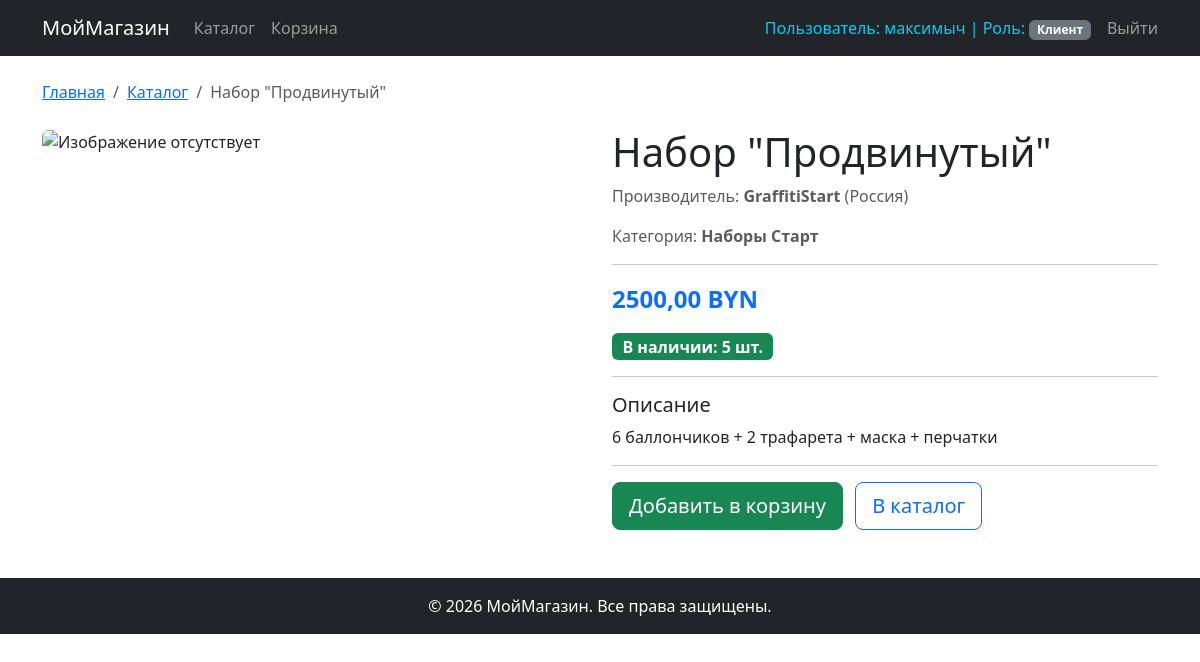
The page /shop/catalog/15/ (signed in) on the database its author committed.
### shop/models.py (models this page shows, shortened)
class Profile(models.Model):
    ROLE_CHOICES = [
        ('CUSTOMER', 'Клиент'),
        ('MANAGER', 'Менеджер'),
        ('ADMIN', 'Администратор'),
    ]
    user = models.OneToOneField(User, on_delete=models.CASCADE, verbose_name="Пользователь")
    role = models.CharField(max_length=20, choices=ROLE_CHOICES, default='CUSTOMER', verbose_name="Роль")
    full_name = models.CharField(max_length=255, blank=True, null=True, verbose_name="ФИО")
    phone = models.CharField(max_length=20, blank=True, null=True, verbose_name="Телефон")
    address = models.TextField(blank=True, null=True, verbose_name="Адрес")
    class Meta:
        verbose_name = "Профиль пользователя"
        verbose_name_plural = "Профили пользователей"

class Product(models.Model):
    name=models.CharField(max_length=200)
    description=models.TextField()
    products_photo=models.ImageField()
    price=models.DecimalField(decimal_places=2,max_digits=10)
    quantity=models.IntegerField()
    category=models.ForeignKey(ProductCategory,on_delete=models.CASCADE)
    manufacter=models.ForeignKey(Manufacter,on_delete=models.CASCADE)

class Manufacter(models.Model):
    name=models.CharField(max_length=100)
    country=models.CharField()
    description=models.TextField()

class ProductCategory(models.Model):
    name=models.CharField(max_length=100)
    description=models.TextField()

### shop/views.py (the view)
# urls.py: path('catalog/<int:pk>/', views.produkt_detail, name='product_detail'),
def produkt_detail(request,pk):
    product = Product.objects.get(pk=pk)
    return render(request,'newproductdetail.html',{'product':product})

### shop/templates/newproductdetail.html (shortened to what this page needs)
{% extends 'base.html' %}
{% load static %}
{% block content %}
<nav aria-label="breadcrumb" class="mb-4">
    <ol class="breadcrumb">
        <li class="breadcrumb-item"><a href="{% url 'home' %}">Главная</a></li>
        <li class="breadcrumb-item"><a href="{% url 'catalog' %}">Каталог</a></li>
        <li class="breadcrumb-item active">{{ product.name }}</li>
    </ol>
</nav>
<div class="row">
    <div class="col-md-6 mb-4">
        {% if product.products_photo %}
            <img src="{{ product.products_photo.url }}" class="img-fluid rounded" alt="{{ product.name }}">
        {% else %}
            <img src="{% static 'images/no-photo.png' %}" class="img-fluid rounded" alt="Изображение отсутствует">
        {% endif %}
    </div>
    <div class="col-md-6">
        <h1>{{ product.name }}</h1>
        <p class="text-muted">
            Производитель: <strong>{{ product.manufacter.name }}</strong>
            {% if product.manufacter.country %}
                ({{ product.manufacter.country }})
            {% endif %}
        </p>
        <p class="text-muted">
            Категория: <strong>{{ product.category.name }}</strong>
        </p>
        <hr>
        <p class="fs-4 fw-bold text-primary">{{ product.price }} BYN</p>
        <p>
            {% if product.quantity > 0 %}
                <span class="badge bg-success fs-6">В наличии: {{ product.quantity }} шт.</span>
            {% else %}
                <span class="badge bg-danger fs-6">Нет в наличии</span>
            {% endif %}
        </p>
        <hr>
        <h5>Описание</h5>
        <p>{{ product.description }}</p>
        <hr>
        {% if product.quantity > 0 %}
            <a href="{% url 'add_to_cart' product.pk %}" class="btn btn-success btn-lg">Добавить в корзину</a>
        {% else %}
            <button class="btn btn-secondary btn-lg" disabled>Нет в наличии</button>
        {% endif %}
        <a href="{% url 'catalog' %}" class="btn btn-outline-primary btn-lg ms-2">В каталог</a>
    </div>
</div>
{% endblock %}

### shop/templates/base.html (shortened to what this page needs)
{% load static %}
<!DOCTYPE html>
<html lang="ru">
<head>
    <link href="https://cdn.jsdelivr.net/npm/bootstrap@5.3.0/dist/css/bootstrap.min.css" rel="stylesheet">
    <link rel="stylesheet" href="{% static 'css/style.css' %}">
</head>
<body>
    <nav class="navbar navbar-expand-lg navbar-dark bg-dark">
        <div class="container">
            <a class="navbar-brand" href="{% url 'home' %}">МойМагазин</a>
            <div class="collapse navbar-collapse" id="navbarNav">
                <ul class="navbar-nav me-auto">
                    <li class="nav-item">
                        <a class="nav-link" href="{% url 'catalog' %}">Каталог</a>
                    </li>
                    <li class="nav-item">
                        <a class="nav-link" href="{% url 'cart' %}">Корзина</a>
                    </li>
                </ul>
                <ul class="navbar-nav">
                    {% if user.is_authenticated %}
                        <li class="nav-item">
                            <span class="nav-link text-info">
                                Пользователь: {{ user.username }}
                                | Роль: <span class="badge bg-secondary">{{ user.profile.get_role_display }}</span>
                            </span>
                        </li>
                        <li class="nav-item ms-2">
                            <form method="post" action="{% url 'logout' %}" class="d-inline">
                                <button type="submit" class="btn btn-link nav-link" style="display: inline; padding: var(--bs-nav-link-padding-y) var(--bs-nav-link-padding-x);">Выйти</button>
                            </form>
                        </li>
                    {% endif %}
                </ul>
            </div>
        </div>
    </nav>
    <main class="container mt-4">
        {% block content %}
        {% endblock %}
    </main>
    <footer class="bg-dark text-white text-center py-3 mt-5">
        <div class="container">
            <p class="mb-0">&copy; 2026 МойМагазин. Все права защищены.</p>
        </div>
    </footer>
</body>
</html>

### rows shown on the page
Product: name "Набор \"Продвинутый\"", manufacter.name "GraffitiStart", manufacter.country "Россия", category.name "Наборы Старт", price "2500,00", quantity "5", description "6 баллончиков + 2 трафарета + маска + перчатки"

### other values the page prints
{{ user.username }} "максимыч"
{{ user.profile.get_role_display }} "Клиент"
